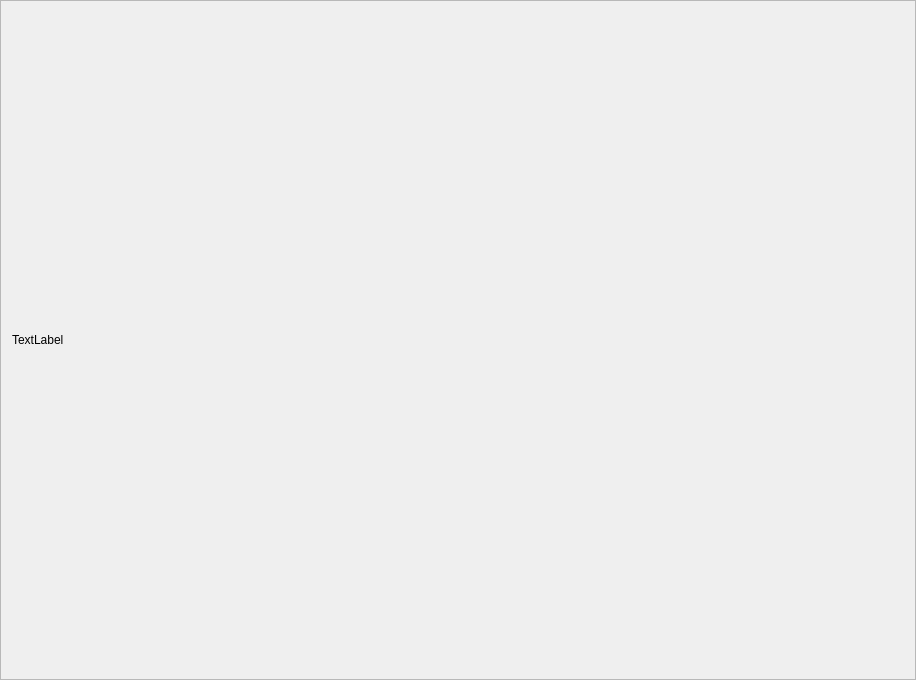
<?xml version="1.0" encoding="UTF-8"?>
<ui version="4.0">
 <class>ContentWindow</class>
 <widget class="QFrame" name="ContentWindow">
  <property name="geometry">
   <rect>
    <x>0</x>
    <y>0</y>
    <width>916</width>
    <height>680</height>
   </rect>
  </property>
  <property name="windowTitle">
   <string>Frame</string>
  </property>
  <property name="frameShape">
   <enum>QFrame::StyledPanel</enum>
  </property>
  <property name="frameShadow">
   <enum>QFrame::Raised</enum>
  </property>
  <layout class="QVBoxLayout" name="verticalLayout">
   <item>
    <widget class="QLabel" name="title">
     <property name="text">
      <string>TextLabel</string>
     </property>
    </widget>
   </item>
  </layout>
 </widget>
 <resources/>
 <connections/>
</ui>
